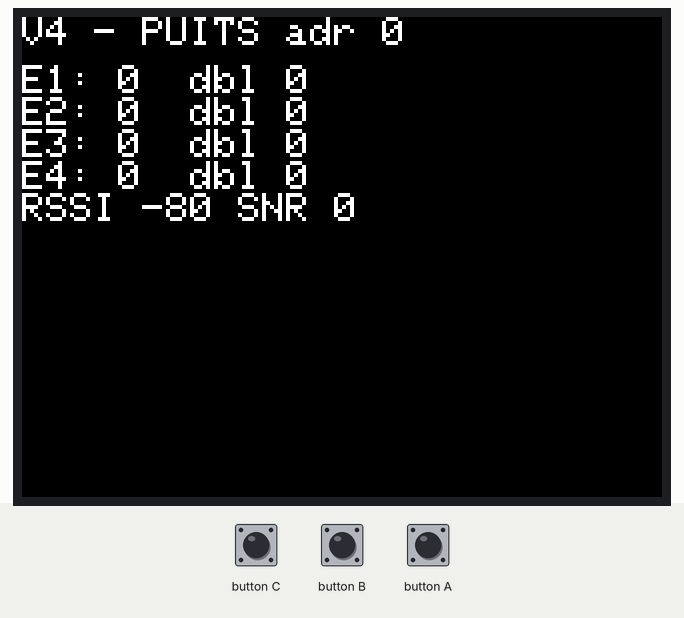
A sketch run on a simulated ESP32. On the bench: 320×240 colour display. No radio packets arrive unless stated.

Above: at 3.3 s.

The sketch:

V4_RX.ino
```cpp
/* =====================================================================
   SAE32 - Vidéo 4 - PUITS (récepteur) multi-nœuds - portage RH_RF95
   Base : Vidéo 4/Test 1 a 3/Recep Wino.ino (Gabin). Sert à tous les tests.

   Au démarrage (3 s) : maintenir B pour l'adresse 10, C pour l'adresse 11.
   Sans bouton : adresse 0, le puits normal. Test 7 : un nœud par adresse.
   En cours d'essai, bouton C = remet les statistiques à zéro.
   ===================================================================== */
#include <SPI.h>
#include <M5Stack.h>
#include <RH_RF95.h>

#define RFM95_CS   5
#define RFM95_DIO0 36
RH_RF95 rf95(RFM95_CS, RFM95_DIO0);

#define FREQ_NORMALE 867.7
#define PUISSANCE_DBM 8

uint8_t MyAdr = 0;               // Le puits a l'adresse 0
#define NB_ADRESSES 16           // Adresses 0 à 15, comme RxSeq[16] de Gabin
#define TYPE_DATA  1
#define TYPE_ACK   2
#define TAILLE_DATA 6
#define TAILLE_ACK  4
#define DELAI_RETOURNEMENT 5     // ms, à ajuster sur le matériel

#define E0 0                     // Écouter
#define E1 1                     // Trier : DATA pour moi ?
#define E2 2                     // Nouvelle donnée ou doublon ?
#define E3 3                     // Envoyer l'ACK
#define E4 4                     // [V4-12] Afficher, après l'ACK

uint8_t txbuf[RH_RF95_MAX_MESSAGE_LEN];
uint8_t rxbuf[RH_RF95_MAX_MESSAGE_LEN];
uint8_t rxlen;
uint8_t state = E0;

// [V4-10] Une mémoire PAR émetteur. Avec un seul RxSeq comme sur la diapo, la
// trame 7 de E2 arrivant après la trame 7 de E1 serait prise pour un doublon :
// elle serait jetée ET acquittée, donc perdue sans que personne le sache.
uint8_t  RxSeq[NB_ADRESSES];
bool     dejaRecu[NB_ADRESSES];  // [V2-12] Remplace la valeur spéciale 255
uint32_t nbDonnees[NB_ADRESSES];
uint32_t nbDoublons[NB_ADRESSES];

void remettreAZero() {
  for (uint8_t i = 0; i < NB_ADRESSES; i++) {
    dejaRecu[i] = false;
    nbDonnees[i] = 0;
    nbDoublons[i] = 0;
  }
}

void afficherTableau() {
  M5.Lcd.setCursor(0, 24);
  for (uint8_t i = 1; i <= 4; i++) {           // Assez pour la démo à 3 ou 4 nœuds
    M5.Lcd.printf("E%u: %lu  dbl %lu   \n", i,
                  (unsigned long)nbDonnees[i], (unsigned long)nbDoublons[i]);
  }
  M5.Lcd.printf("RSSI %d SNR %d   \n", rf95.lastRssi(), rf95.lastSNR());
}

void choisirAdresse() {
  M5.Lcd.println("B=10 C=11 sinon 0");
  uint32_t debut = millis();
  while (millis() - debut < 3000) {
    M5.update();
    if (M5.BtnB.isPressed()) MyAdr = 10;
    if (M5.BtnC.isPressed()) MyAdr = 11;
    delay(10);
  }
}

void setup() {
  M5.begin();
  M5.Power.begin();
  M5.Lcd.setTextSize(2);
  M5.Lcd.setTextColor(WHITE, BLACK);           // Le fond efface l'ancien texte
  choisirAdresse();
  M5.Lcd.fillScreen(BLACK);
  M5.Lcd.setCursor(0, 0);
  M5.Lcd.printf("V4 - PUITS adr %u\n", MyAdr);

  if (!rf95.init()) {
    M5.Lcd.println("Init radio ECHEC");
    while (true) delay(1000);
  }
  rf95.setModemConfig(RH_RF95::Bw125Cr45Sf128);
  rf95.setFrequency(FREQ_NORMALE);
  rf95.setTxPower(PUISSANCE_DBM);

  remettreAZero();
  afficherTableau();
}

void loop() {
  M5.update();
  if (M5.BtnC.wasPressed()) {
    remettreAZero();
    afficherTableau();
  }

  switch (state) {
    case E0:
      rf95.setModeRx();
      state = E1;
      break;

    case E1:
      rxlen = RH_RF95_MAX_MESSAGE_LEN;
      if (rf95.recv(rxbuf, &rxlen)) {
        // [V4-11] rxbuf[0] sert d'indice de tableau : on vérifie qu'il est valide,
        // sinon une trame anormale écrirait en dehors des tableaux.
        if ((rxlen == TAILLE_DATA) && (rxbuf[2] == TYPE_DATA) &&
            (rxbuf[1] == MyAdr) && (rxbuf[0] > 0) && (rxbuf[0] < NB_ADRESSES)) {
          state = E2;
        } else {
          state = E0;            // Pas une DATA pour moi : on l'ignore
        }
      }
      break;

    case E2: {
      uint8_t src = rxbuf[0];
      if (!dejaRecu[src] || (RxSeq[src] != rxbuf[3])) {
        dejaRecu[src] = true;
        RxSeq[src] = rxbuf[3];
        nbDonnees[src]++;
      } else {
        nbDoublons[src]++;
      }
      state = E3;
      break;
    }

    case E3:
      delay(DELAI_RETOURNEMENT); // [P-21] L'émetteur doit repasser en écoute
      txbuf[0] = MyAdr;          // @S : le puits
      txbuf[1] = rxbuf[0];       // @D : la source de la DATA
      txbuf[2] = TYPE_ACK;
      txbuf[3] = rxbuf[3];       // Même numéro que la DATA
      rf95.send(txbuf, TAILLE_ACK);
      rf95.waitPacketSent();
      state = E4;
      break;

    case E4:
      // [V4-12] L'écran passe après l'ACK : l'émetteur n'attend pas l'affichage.
      afficherTableau();
      state = E0;
      break;

    default:
      state = E0;
      break;
  }
}
```
